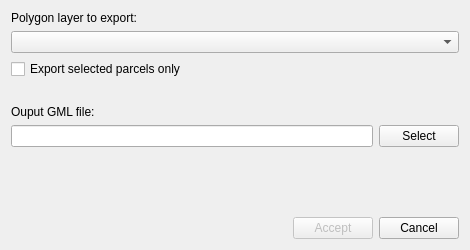
<?xml version="1.0" encoding="UTF-8"?>
<ui version="4.0">
 <class>ExportGmlDialog</class>
 <widget class="QDialog" name="ExportGmlDialog">
  <property name="windowModality">
   <enum>Qt::NonModal</enum>
  </property>
  <property name="geometry">
   <rect>
    <x>0</x>
    <y>0</y>
    <width>470</width>
    <height>250</height>
   </rect>
  </property>
  <property name="minimumSize">
   <size>
    <width>470</width>
    <height>250</height>
   </size>
  </property>
  <property name="maximumSize">
   <size>
    <width>16777215</width>
    <height>250</height>
   </size>
  </property>
  <property name="windowTitle">
   <string>Export vector layer as GML INSPIRE</string>
  </property>
  <property name="modal">
   <bool>false</bool>
  </property>
  <layout class="QVBoxLayout" name="verticalLayout">
   <item>
    <layout class="QVBoxLayout" name="verticalLayout_2">
     <item>
      <widget class="QLabel" name="label_layers">
       <property name="toolTip">
        <string>Only the polygon non-empty layers, with proper fields, are shown</string>
       </property>
       <property name="text">
        <string>Polygon layer to export:</string>
       </property>
      </widget>
     </item>
     <item>
      <widget class="QComboBox" name="comboBox_layers">
       <property name="sizePolicy">
        <sizepolicy hsizetype="Expanding" vsizetype="Fixed">
         <horstretch>0</horstretch>
         <verstretch>0</verstretch>
        </sizepolicy>
       </property>
       <property name="focusPolicy">
        <enum>Qt::WheelFocus</enum>
       </property>
       <property name="toolTip">
        <string>Only the polygon non-empty layers, with proper fields, are shown</string>
       </property>
      </widget>
     </item>
     <item>
      <widget class="QCheckBox" name="checkBox_onlySelected">
       <property name="text">
        <string>Export selected parcels only</string>
       </property>
      </widget>
     </item>
    </layout>
   </item>
   <item>
    <spacer name="verticalSpacer_2">
     <property name="orientation">
      <enum>Qt::Vertical</enum>
     </property>
     <property name="sizeType">
      <enum>QSizePolicy::Fixed</enum>
     </property>
     <property name="sizeHint" stdset="0">
      <size>
       <width>20</width>
       <height>20</height>
      </size>
     </property>
    </spacer>
   </item>
   <item>
    <layout class="QVBoxLayout" name="verticalLayout_3">
     <item>
      <widget class="QLabel" name="label_2">
       <property name="text">
        <string>Ouput GML file:</string>
       </property>
      </widget>
     </item>
     <item>
      <layout class="QHBoxLayout" name="horizontalLayout_2">
       <item>
        <widget class="QLineEdit" name="lineEdit_ouput_file"/>
       </item>
       <item>
        <widget class="QPushButton" name="pushButton_select">
         <property name="text">
          <string>Select</string>
         </property>
         <property name="autoDefault">
          <bool>false</bool>
         </property>
         <property name="flat">
          <bool>false</bool>
         </property>
        </widget>
       </item>
      </layout>
     </item>
    </layout>
   </item>
   <item>
    <spacer name="verticalSpacer">
     <property name="orientation">
      <enum>Qt::Vertical</enum>
     </property>
     <property name="sizeType">
      <enum>QSizePolicy::Expanding</enum>
     </property>
     <property name="sizeHint" stdset="0">
      <size>
       <width>20</width>
       <height>40</height>
      </size>
     </property>
    </spacer>
   </item>
   <item>
    <layout class="QHBoxLayout" name="horizontalLayout_3">
     <item>
      <spacer name="horizontalSpacer">
       <property name="orientation">
        <enum>Qt::Horizontal</enum>
       </property>
       <property name="sizeHint" stdset="0">
        <size>
         <width>40</width>
         <height>20</height>
        </size>
       </property>
      </spacer>
     </item>
     <item>
      <widget class="QPushButton" name="pushButton_accept">
       <property name="enabled">
        <bool>false</bool>
       </property>
       <property name="text">
        <string>Accept</string>
       </property>
      </widget>
     </item>
     <item>
      <widget class="QPushButton" name="pushButton_cancel">
       <property name="enabled">
        <bool>true</bool>
       </property>
       <property name="text">
        <string>Cancel</string>
       </property>
      </widget>
     </item>
    </layout>
   </item>
  </layout>
 </widget>
 <tabstops>
  <tabstop>comboBox_layers</tabstop>
  <tabstop>checkBox_onlySelected</tabstop>
  <tabstop>lineEdit_ouput_file</tabstop>
  <tabstop>pushButton_select</tabstop>
  <tabstop>pushButton_accept</tabstop>
  <tabstop>pushButton_cancel</tabstop>
 </tabstops>
 <resources/>
 <connections>
  <connection>
   <sender>pushButton_accept</sender>
   <signal>clicked()</signal>
   <receiver>ExportGmlDialog</receiver>
   <slot>accept()</slot>
   <hints>
    <hint type="sourcelabel">
     <x>462</x>
     <y>105</y>
    </hint>
    <hint type="destinationlabel">
     <x>171</x>
     <y>77</y>
    </hint>
   </hints>
  </connection>
  <connection>
   <sender>pushButton_cancel</sender>
   <signal>clicked()</signal>
   <receiver>ExportGmlDialog</receiver>
   <slot>reject()</slot>
   <hints>
    <hint type="sourcelabel">
     <x>519</x>
     <y>113</y>
    </hint>
    <hint type="destinationlabel">
     <x>258</x>
     <y>91</y>
    </hint>
   </hints>
  </connection>
 </connections>
</ui>
